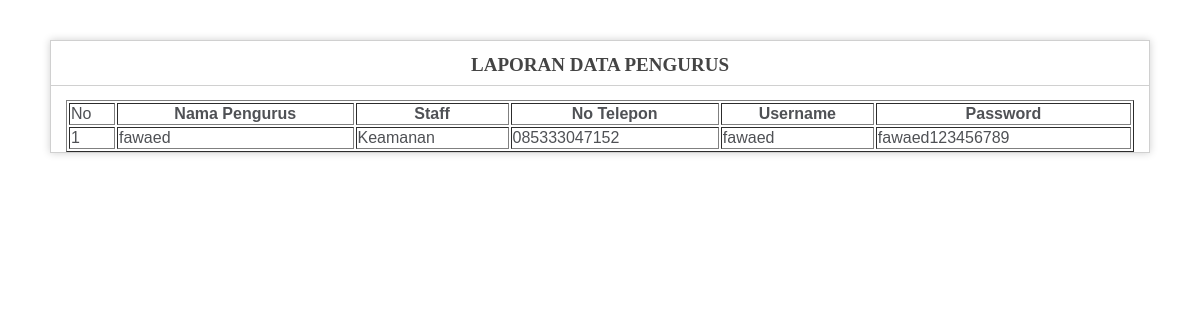
The page /LP_Pengurus/ on the database its author committed.
### Aplikasi_pelanggaran2022/models.py (models this page shows, shortened)
class Model_pengurus(models.Model):
	nama_pengurus	= models.CharField(max_length = 50)
	staff	=models.CharField(max_length = 10)
	no_telpon	=models.CharField(max_length = 13)
	username	=models.CharField(max_length = 20)
	password	=models.CharField(max_length = 20)
	published = models.DateTimeField(auto_now_add = True)
	updated = models.DateTimeField(auto_now = True)

### Aplikasi_pelanggaran2022/views.py (the view)
# urls.py: url(r'^LP_Pengurus/$',LP_Pengurus, name="LP_Pengurus"),
def LP_Pengurus(request):
	LP_Pengurus = Model_pengurus.objects.all()
	context = {
	'LP_Pengurus': LP_Pengurus,
	}
	return render(request, 'Master_data/laporan/lp_pengurus.html',  context)

### Aplikasi_pelanggaran2022/templates/Master_data/laporan/lp_pengurus.html (shortened to what this page needs)
<link href="/static/print/style.css" rel="stylesheet" type="text/css" />
<div id="container">
  <h1 align="center">
    <strong style="font-family:'Times New Roman', Times, serif">
  LAPORAN DATA PENGURUS</strong></h1>
  <div id="body">
                    <table id="datatable-buttons" class="table table-striped table-bordered" style="width: 100%" border="1">
                      <thead>
                        <tr>
                          <td>No</td>
                          <th>Nama Pengurus</th>
                          <th>Staff</th>
                          <th>No Telepon</th>
                          <th>Username</th>
                          <th>Password</th>
                        </tr>
                      </thead>
                      <tbody>
                        {% for tampil in LP_Pengurus %}
                          <tr>
                            <td>{{forloop.counter}}</td>
                            <td>{{tampil.nama_pengurus}}</td>
                            <td>{{tampil.staff}}</td>
                            <td>{{tampil.no_telpon}}</td>
                            <td>{{tampil.username}}</td>
                            <td>{{tampil.password}}</td>
</tr>
{% endfor %}
                      </tbody>
                    </table>
                  </div>
                </div>

### Aplikasi_pelanggaran2022/static/print/style.css (style rules this page uses)
h1 { color: #444; background-color: transparent; border-bottom: 1px solid #D0D0D0; font-size: 19px; font-weight: normal; margin: 0 0 14px 0; padding: 14px 15px 10px 15px; }
#body { margin: 0 15px 0 15px; }
#container { margin: 10px; border: 1px solid #D0D0D0; box-shadow: 0 0 8px #D0D0D0; }

### rows shown on the page
Model_pengurus: nama_pengurus "fawaed", staff "Keamanan", no_telpon "085333047152", username "fawaed", password "fawaed123456789"
